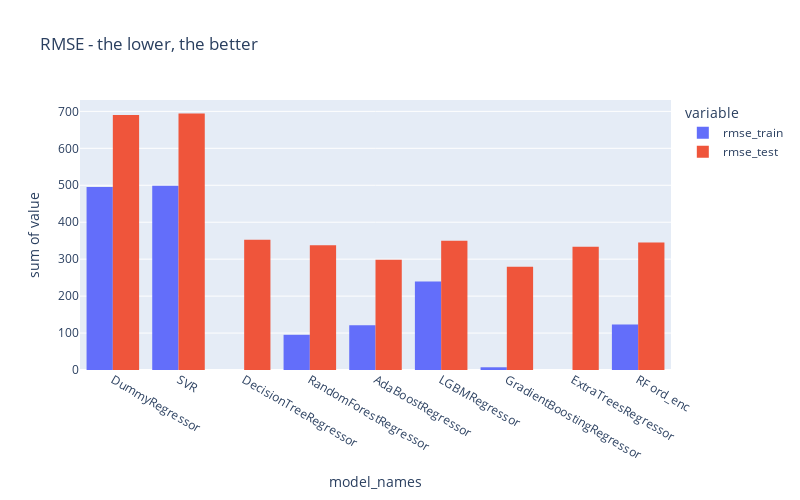

The code cell stored with this chart in its notebook:
### Code cell
show_results()

### Figure 1 — Plotly figure (JSON) as saved in the notebook; plotly's stock layout.template omitted (floating-point values rounded to 4 significant figures)
{"data": [{"alignmentgroup": "True", "bingroup": "x", "histfunc": "sum", "hovertemplate": "variable=rmse_train<br>model_names=%{x}<br>sum of value=%{y}<extra></extra>", "legendgroup": "rmse_train", "marker": {"color": "#636efa", "pattern": {"shape": ""}}, "name": "rmse_train", "offsetgroup": "rmse_train", "orientation": "v", "showlegend": true, "type": "histogram", "x": ["DummyRegressor", "SVR", "DecisionTreeRegressor", "RandomForestRegressor", "AdaBoostRegressor", "LGBMRegressor", "GradientBoostingRegressor", "ExtraTreesRegressor", "RF ord_enc"], "xaxis": "x", "y": [495.1, 499.0, 4.697e-17, 95.26, 120.8, 239.7, 7.37, 7.487e-13, 123.2], "yaxis": "y"}, {"alignmentgroup": "True", "bingroup": "x", "histfunc": "sum", "hovertemplate": "variable=rmse_test<br>model_names=%{x}<br>sum of value=%{y}<extra></extra>", "legendgroup": "rmse_test", "marker": {"color": "#EF553B", "pattern": {"shape": ""}}, "name": "rmse_test", "offsetgroup": "rmse_test", "orientation": "v", "showlegend": true, "type": "histogram", "x": ["DummyRegressor", "SVR", "DecisionTreeRegressor", "RandomForestRegressor", "AdaBoostRegressor", "LGBMRegressor", "GradientBoostingRegressor", "ExtraTreesRegressor", "RF ord_enc"], "xaxis": "x", "y": [690.2, 694.2, 352.9, 337.8, 298.4, 349.7, 279.7, 333.9, 345.1], "yaxis": "y"}], "layout": {"barmode": "group", "height": 500, "legend": {"title": {"text": "variable"}, "tracegroupgap": 0}, "title": {"text": "RMSE - the lower, the better"}, "width": 800, "xaxis": {"anchor": "y", "domain": [0, 1], "title": {"text": "model_names"}}, "yaxis": {"anchor": "x", "domain": [0, 1], "title": {"text": "sum of value"}}}}
